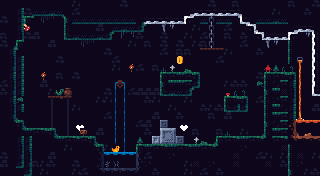

This game map was drawn from its Tiled (.tmx) file and the tilesets committed beside it. A one-line description and the trimmed map source follow:
An orthogonal 40x22 tile map with 8x8 px tiles, 5 tile layers (Bg, Path, SpawnB, SpawnA, ...), 2 tilesets.

<map version="1.10" tiledversion="1.11.2" orientation="orthogonal" renderorder="right-down" width="40" height="22" tilewidth="8" tileheight="8" infinite="0" nextlayerid="7" nextobjectid="1">
 <tileset firstgid="1" source="../adve/tiles.tsx" />
 <tileset firstgid="505" source="1bitplatformer.tsx" />
 <layer id="2" name="Bg" width="40" height="22">
  <data>[880 cells, 880 non-empty, 30 distinct tile ids]</data>
 </layer>
 <layer id="3" name="Path" width="40" height="22">
  <data>[880 cells, 173 non-empty, 12 distinct tile ids]</data>
 </layer>
 <group id="4" name="Spawner">
  <layer id="6" name="SpawnB" width="40" height="22">
   <data>[880 cells, 1 non-empty, 1 distinct tile ids]</data>
  </layer>
  <layer id="5" name="SpawnA" width="40" height="22">
   <data>[880 cells, 1 non-empty, 1 distinct tile ids]</data>
  </layer>
 </group>
 <layer id="1" name="Floor" width="40" height="22">
  <data>[880 cells, 276 non-empty, 98 distinct tile ids]</data>
 </layer>
</map>
